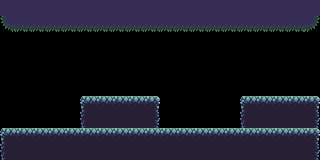

This game map was drawn from its Tiled (.tmx) file and the tilesets committed beside it. A one-line description and the full map source follow:
An orthogonal 20x10 tile map with 16x16 px tiles, 1 tile layer (Capa de Patrones 1), 2 tilesets.

<map version="1.2" tiledversion="1.2.0" orientation="orthogonal" renderorder="right-down" width="20" height="10" tilewidth="16" tileheight="16" infinite="0" nextlayerid="2" nextobjectid="1">
 <tileset firstgid="1" name="sheet5" tilewidth="16" tileheight="16" tilecount="136" columns="17">
  <image source="sheet5.png" width="272" height="128" />
 </tileset>
 <tileset firstgid="137" name="sheet5" tilewidth="16" tileheight="16" tilecount="136" columns="17">
  <image source="sheet5.png" width="272" height="128" />
 </tileset>
 <layer id="1" name="Capa de Patrones 1" width="20" height="10">
  <data encoding="csv">
234,234,234,234,234,234,234,234,234,234,234,234,234,234,234,234,234,234,234,234,
250,251,251,251,251,251,251,251,251,251,251,251,251,251,251,251,251,251,251,252,
0,0,0,0,0,0,0,0,0,0,0,0,0,0,0,0,0,0,0,0,
0,0,0,0,0,0,0,0,0,0,0,0,0,0,0,0,0,0,0,0,
0,0,0,0,0,0,0,0,0,0,0,0,0,0,0,0,0,0,0,0,
0,0,0,0,0,0,0,0,0,0,0,0,0,0,0,0,0,0,0,0,
0,0,0,0,0,181,182,182,182,183,0,0,0,0,0,181,182,182,182,183,
0,0,0,0,0,198,165,165,165,200,0,0,0,227,227,198,165,165,165,200,
181,182,182,182,182,182,182,182,182,182,182,182,182,182,182,182,182,182,182,183,
198,165,165,165,165,165,165,165,165,165,165,165,165,165,165,165,165,165,165,200
</data>
 </layer>
</map>